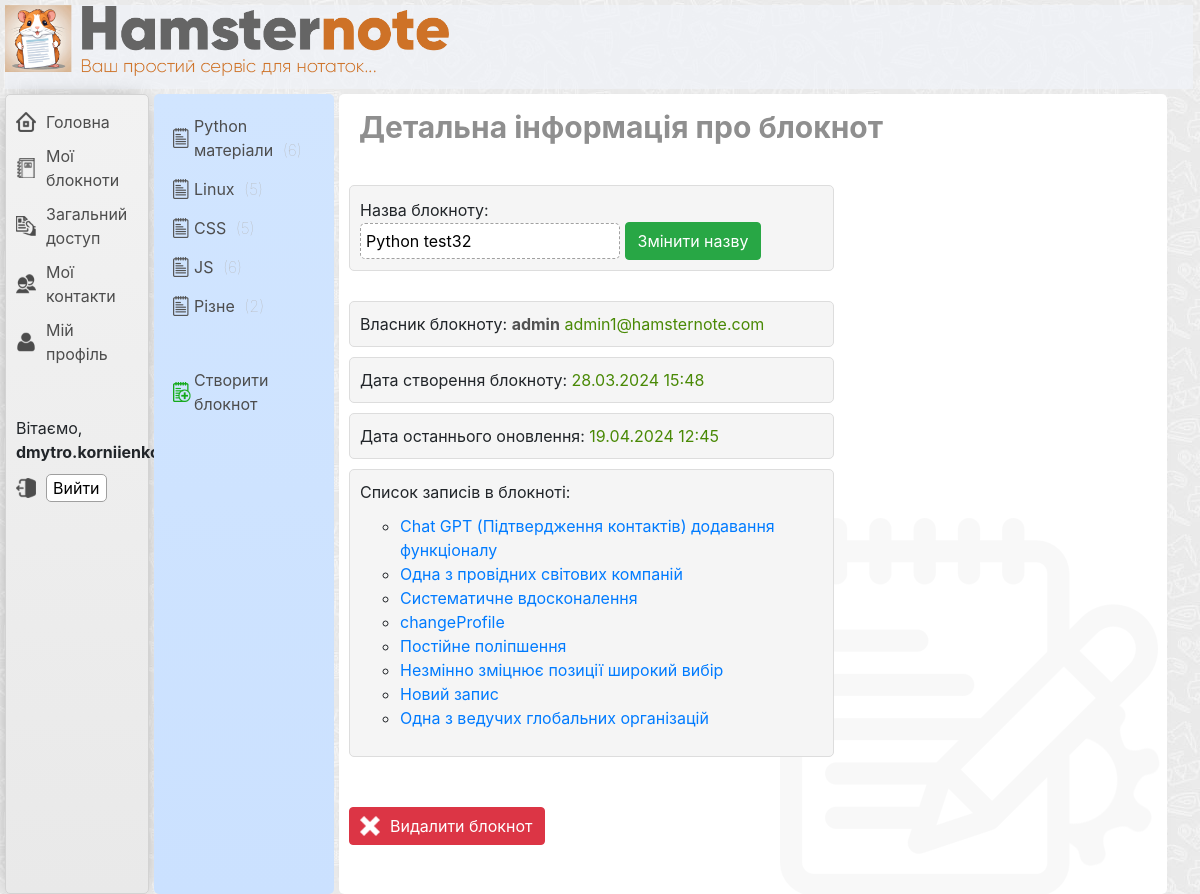
/notebooks/notebook_edit/1/ (signed in), run on the app's committed database.
### users/models.py (models this page shows, shortened)
class CustomUser(AbstractUser):
    email = models.EmailField(unique=True)

### notebook/models.py (models this page shows, shortened)
class TimestampMixin(models.Model):
    created_at = models.DateTimeField(auto_now_add=True)
    updated_at = models.DateTimeField(auto_now=True)
    class Meta:
        abstract = True

class Notebook(TimestampMixin):
    title = models.CharField(max_length=100)
    owner = models.ForeignKey(
        CustomUser, on_delete=models.CASCADE, related_name='notebooks')
    created_by = models.ForeignKey(
        CustomUser, on_delete=models.CASCADE, related_name='created_notebooks')

### note/models.py (models this page shows, shortened)
class TimestampMixin(models.Model):
    created_at = models.DateTimeField(auto_now_add=True)
    updated_at = models.DateTimeField(auto_now=True)
    class Meta:
        abstract = True

class Note(TimestampMixin):
    title = models.CharField(max_length=100)
    content = CKEditor5Field('Content', config_name='extends')
    notebook = models.ForeignKey(
        Notebook, on_delete=models.CASCADE, related_name='notes')
    author = models.ForeignKey(
        CustomUser, on_delete=models.CASCADE, related_name='created_notes')
    permission = models.CharField(
        max_length=4, choices=NotePermission.choices, default=NotePermission.EDITABLE)
    favorite = models.BooleanField(default=False)

### notebook/views.py (the view)
# urls.py: path('notebooks/notebook_edit/<int:notebook_id>/', views.notebook_edit, name='notebook_edit'),
@login_required
def notebook_edit(request, notebook_id):
    current_user = request.user
    notebook = get_object_or_404(Notebook, id=notebook_id)
    user_notebooks = Notebook.objects.filter(created_by=current_user)
    notes_in_notebooks = Note.objects.filter(notebook=notebook)
    form = EditNotebookForm(instance=notebook)
    if request.method == 'POST':
        form = EditNotebookForm(request.POST, instance=notebook)
        if form.is_valid():
            form.save()
            return redirect('notebook_edit', notebook_id=notebook_id)
    context = {
        'notebook': notebook,
        'notebook_id': notebook_id,
        'form': form,
        'user_notebooks': user_notebooks,
        'notes_in_notebooks': notes_in_notebooks,
    }
    return render(request, 'notebook/notebook_edit.html', context)

### notebook/forms.py
class EditNotebookForm(forms.ModelForm):
    class Meta:
        model = Notebook
        fields = ['title']
        labels = {
            'title': '',
        }

### notebook/templates/notebook/notebook_edit.html (shortened to what this page needs)
{% extends "main/base_template.html" %}
{% block listbar %}
    <div class="wrapper-listbar">
         <ul class="listbar-ul">
            {% for notebook in user_notebooks %}
                <li class="listbar-li  {% if notebook.id == notebook_id %}listbar-li-select{% endif %}">
                    {% if notebook.title|length > 25 %}
                        <a href="{% url 'notebook_detail' notebook.pk %}">{{ notebook.title|striptags|slice:":16" }}...</a>
                    {% else %}
                        <a href="{% url 'notebook_detail' notebook.pk %}">{{ notebook.title }}</a>
                    {% endif %}
                    <span class="notes-count">({{ notebook.notes.count }})</span>
                </li>
            {% endfor %}
             <li class="listbar-li   create-new-notebook">
                 <a href="{% url 'notebook_create' %}">Створити блокнот</a>
             </li>
        </ul>
    </div>
{% endblock %}
{% block contentbar %}
    <div class="wrapper-contentbar  new-width-notebook-edit  background-notebook-edit ">
        <div class="ntb-edit-containner">
            <div class="title-shared-info-page">
                <h1>Детальна інформація про блокнот</h1>
            </div>
            <div class="ntb-edit-wrap   ntb-edit-name-form">
                 <span>Назва блокноту: </span>
                 <form method="post">
                    {{ form.as_p }}
                    <button class="btn btn-success" type="submit">Змінити назву</button>
                </form>
            </div>
            <div class="ntb-edit-wrap   ntb-edit-owner">
                <p class="ntb-owner-p">
                    <span class="owner-username">Власник блокноту: </span><span class="owner-username-value">{{ notebook.owner.username }}</span>
                    <span class="owner-email">{{ notebook.owner.email }}</span>
                </p>
            </div>
            <div class="ntb-edit-wrap   ntb-edit-create">
                <p class="ntb-create-p">
                    <span class="ntb-create">Дата створення блокноту: </span><span class="ntb-create-value">{{ notebook.created_at|date:"d.m.Y H:i" }}</span>
                </p>
            </div>
            <div class="ntb-edit-wrap   ntb-edit-updated">
                <p class="ntb-updated-p">
                    <span class="ntb-updated">Дата останнього оновлення: </span><span class="ntb-updated-value">{{ notebook.updated_at|date:"d.m.Y H:i" }}</span>
                </p>
            </div>
            <div class="ntb-edit-wrap   ntb-edit-notelist">
                <p class="ntb-notelist-p">
                    <span>Cписок записів в блокноті:</span>
                    <ul class="ntb-notelist-ul">
                        {% for note in notes_in_notebooks %}
                            <li class="ntb-notelist-li">
                                <a class="select-elem" href="{% url 'note_detail' note.pk %}">{{ note.title}} </a>
                            </li>
                        {% endfor %}
                    </ul>
                </p>
            </div>
            <div class="ntb-delete-button">
                <form action="{% url 'notebook_delete' notebook_id=notebook.id %}" method="post">
                    <button onclick="return confirm('Ви впевнені що хочете видалити блокнот: &quot;{{ notebook.title }}&quot;')" type="submit" class="btn btn-danger  btn-icon-add-del">Видалити блокнот</button>
                </form>
            </div>
        </div>
    </div>
{% endblock %}

### main/templates/main/base_template.html (shortened to what this page needs)
{% load static %}
<!doctype html>
<html lang="en">
<head>
    {% with version='262' %}<link rel="stylesheet" href="{% static 'main/css/main.css' %}?ver={{ version }}">{% endwith %}
    {% with version='262' %}<link rel="stylesheet" href="{% static 'main/css/user_contacts.css' %}?ver={{ version }}">{% endwith %}
    {% with version='262' %}<link rel="stylesheet" href="{% static 'main/css/sharing_notes.css' %}?ver={{ version }}">{% endwith %}
    <link rel="stylesheet" href="https://cdn.jsdelivr.net/npm/bootstrap@4.6.2/dist/css/bootstrap.min.css">
    <link rel="stylesheet" href="https://cdnjs.cloudflare.com/ajax/libs/highlight.js/11.5.1/styles/default.min.css">
    <link rel="stylesheet" href="{% static 'django_ckeditor_5/dist/styles.css' %}">
</head>
<body>
    <div class="main-container  clearfix">
        <div class="top-bar">
        </div>
        <div class="navigation-menu">
            <div class="navi-wrapper">
                <ul class="navi-block">
                    <li class="nav-home"><a href="{% url 'homepage' %}">Головна</a></li>
                    <li class="nav-notebook {% if category == 'notebooks'%}select-menu-category{% endif %}"><a href="{% url 'notebook_list' %}">Мої блокноти</a></li>
                    <li class="nav-shared {% if category == 'shared'%}select-menu-category{% endif %}"><a href="{% url 'shared_note_list' %}">Загальний доступ</a></li>
                    <li class="nav-contacts {% if category == 'contacts'%}select-menu-category{% endif %}"><a href="{% url 'contacts_list' %}">Мої контакти</a></li>
                    <li class="nav-profile {% if category == 'profile'%}select-menu-category{% endif %}"><a href="{% url 'edit_profile' %}">Мій профіль</a></li>
                </ul>
            </div>
            <div class="user-wrapper">
                <ul class="user-block">
                    {% if user.is_authenticated %}
                         <span class="user-hello-text">Вітаємо, <b>{{ user.get_username }}</b>!</span>
                         <li class="nav-logout">
                            <form method="post" action="{% url 'logout' %}">
                                <button class="logout-button" type="submit">Вийти</button>
                            </form>
                         </li>
                   {% else %}
                         <li><a href="{% url 'login'%}?next={{request.path}}">Login</a></li>
                   {% endif %}
                </ul>
            </div>
        </div>
        {% block listbar %}{% endblock %}
        {% block contentbar %}{% endblock %}
    </div>
</body>
</html>

### data on the page
CustomUser: get_username "dmytro.korniienko"
Notebook: title "Python матеріали", notes.count "6"
Notebook: title "Linux", notes.count "5"
Notebook: title "CSS", notes.count "5"
Notebook: title "JS", notes.count "6"
Notebook: title "Різне", notes.count "2"
Notebook: title "Python test32", owner.username "admin", owner.email "admin1@hamsternote.com", created_at "28.03.2024 15:48", updated_at "19.04.2024 12:45"
Note: title "Chat GPT (Підтвердження контактів) додавання функціоналу"
Note: title "Одна з провідних світових компаній"
Note: title "Систематичне вдосконалення"
Note: title "changeProfile"
Note: title "Постійне поліпшення"
Note: title "Незмінно зміцнює позиції широкий вибір"
Note: title "Новий запис"
Note: title "Одна з ведучих глобальних організацій"
